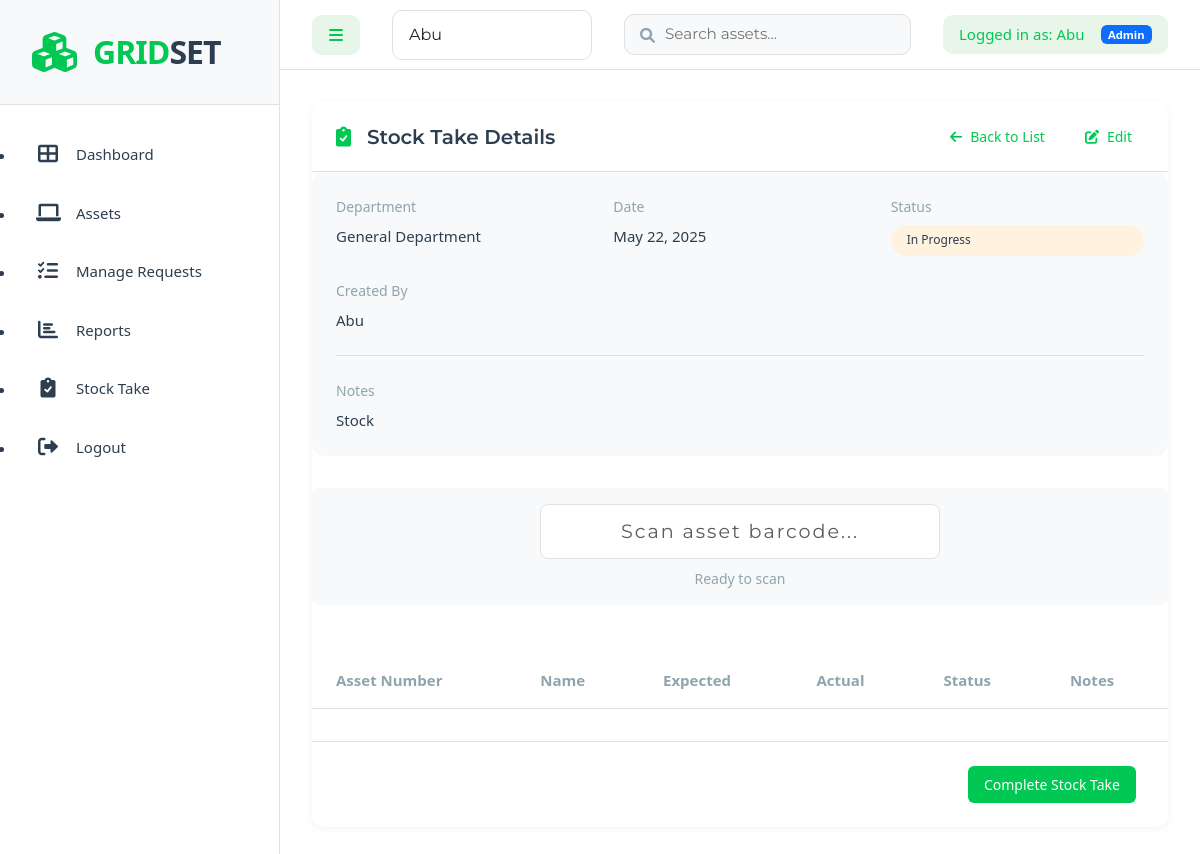
The page /stock-take/1/ (signed in) on the database its author committed.
### assets/models.py (models this page shows, shortened)
class StockTake(models.Model):
    STATUS_CHOICES = [
        ('in_progress', 'In Progress'),
        ('completed', 'Completed'),
        ('discrepancy', 'Discrepancy Found')
    ]
    date = models.DateField(auto_now_add=True)
    department = models.ForeignKey(Department, on_delete=models.CASCADE)
    status = models.CharField(max_length=20, choices=STATUS_CHOICES, default='in_progress')
    notes = models.TextField(blank=True)
    created_by = models.ForeignKey(User, on_delete=models.CASCADE)
    created_at = models.DateTimeField(auto_now_add=True)
    updated_at = models.DateTimeField(auto_now=True)
    class Meta:
        ordering = ['-date']

class Department(models.Model):
    name = models.CharField(max_length=100, unique=True)

### assets/views.py (the view, shortened to what this page needs)
# urls.py: path('stock-take/<int:pk>/', views.stock_take_detail, name='stock_take_detail'),
@login_required
@admin_required
def stock_take_detail(request, pk):
    stock_take = get_object_or_404(StockTake, pk=pk)
    items = stock_take.items.all()
    return render(request, 'assets/stock_take_detail.html', {
        'stock_take': stock_take,
        'items': items
    })

### assets/views.py (called while the page is built)
def get_context_data(request):
    context = {}
    if settings.DEBUG:
        context['available_users'] = User.objects.all().order_by('-is_staff', 'username')
        context['debug'] = True
    return context

### assets/templates/assets/stock_take_detail.html (shortened to what this page needs)
{% extends 'assets/base.html' %}
{% block content %}
<div class="content-card">
    <div class="card-header">
        <div class="header-title">
            <i class="fas fa-clipboard-check"></i>
            <h2>Stock Take Details</h2>
        </div>
        <div class="header-actions">
            <a href="{% url 'stock_take_list' %}" class="header-link">
                <i class="fas fa-arrow-left"></i>
                Back to List
            </a>
            {% if stock_take.status == 'in_progress' %}
            <a href="{% url 'stock_take_update' pk=stock_take.pk %}" class="header-link">
                <i class="fas fa-edit"></i>
                Edit
            </a>
            {% endif %}
        </div>
    </div>
    <div class="card-body">
        <div class="stock-take-info">
            <div class="info-grid">
                <div class="info-item">
                    <label>Department</label>
                    <span>{{ stock_take.department.name }}</span>
                </div>
                <div class="info-item">
                    <label>Date</label>
                    <span>{{ stock_take.date }}</span>
                </div>
                <div class="info-item">
                    <label>Status</label>
                    <span class="status-badge status-{{ stock_take.status }}">
                        {{ stock_take.get_status_display }}
                    </span>
                </div>
                <div class="info-item">
                    <label>Created By</label>
                    <span>{{ stock_take.created_by.get_full_name|default:stock_take.created_by.username }}</span>
                </div>
            </div>
            {% if stock_take.notes %}
            <div class="notes-section">
                <label>Notes</label>
                <p>{{ stock_take.notes }}</p>
            </div>
            {% endif %}
        </div>
        {% if stock_take.status == 'in_progress' %}
        <form method="post" class="stock-take-form">
            <div class="barcode-scanner-section">
                <div class="scanner-input-wrapper">
                    <input type="text"
                           id="barcodeInput"
                           class="form-control scanner-input"
                           placeholder="Scan asset barcode..."
                           autocomplete="off">
                    <div class="scanner-status">
                        <span id="scannerStatus" class="status-text">Ready to scan</span>
                    </div>
                </div>
            </div>
            <div class="table-responsive">
                <table class="modern-table">
                    <thead>
                        <tr>
                            <th>Asset Number</th>
                            <th>Name</th>
                            <th>Expected</th>
                            <th>Actual</th>
                            <th>Status</th>
                            <th>Notes</th>
                        </tr>
                    </thead>
                </table>
            </div>
            <div class="form-actions">
                <button type="submit" class="btn btn-primary">Complete Stock Take</button>
            </div>
        </form>
        {% endif %}
    </div>
</div>
{% endblock %}

### assets/templates/assets/base.html (shortened to what this page needs)
{% load static %}
<!DOCTYPE html>
<html lang="en">
<head>
    <link href="https://cdn.jsdelivr.net/npm/bootstrap@5.3.2/dist/css/bootstrap.min.css" rel="stylesheet">
    <link href="https://cdnjs.cloudflare.com/ajax/libs/font-awesome/6.0.0/css/all.min.css" rel="stylesheet">
    <link rel="stylesheet" href="{% static 'styles.css' %}">
</head>
<body>
    <div class="app-wrapper">
        <nav id="sidebar">
            <div class="sidebar-header">
                <div class="logo">
                    <i class="fas fa-cubes logo-icon"></i>
                    <div class="logo-text">
                        <span class="logo-grid">GRID</span><span class="logo-set">SET</span>
                    </div>
                </div>
            </div>
            <ul class="sidebar-menu">
                <li class="{% if request.resolver_match.url_name == 'dashboard' %}active{% endif %}">
                    <a href="{% url 'dashboard' %}">
                        <i class="fas fa-th-large"></i>
                        <span>Dashboard</span>
                    </a>
                </li>
                <li class="{% if request.resolver_match.url_name == 'asset_list' %}active{% endif %}">
                    <a href="{% url 'asset_list' %}">
                        <i class="fas fa-laptop"></i>
                        <span>Assets</span>
                    </a>
                </li>
                {% if user.is_staff or user.is_superuser %}
                <li class="{% if request.resolver_match.url_name == 'manage_requests' %}active{% endif %}">
                    <a href="{% url 'manage_requests' %}">
                        <i class="fas fa-tasks"></i>
                        <span>Manage Requests</span>
                    </a>
                </li>
                {% endif %}
                <li class="{% if request.resolver_match.url_name == 'reports' %}active{% endif %}">
                    <a href="{% url 'reports' %}">
                        <i class="fas fa-chart-bar"></i>
                        <span>Reports</span>
                    </a>
                </li>
                {% if user.is_staff or user.is_superuser %}
                <li class="{% if request.resolver_match.url_name == 'stock_take_list' %}active{% endif %}">
                    <a href="{% url 'stock_take_list' %}">
                        <i class="fas fa-clipboard-check"></i>
                        <span>Stock Take</span>
                    </a>
                </li>
                {% endif %}
                <li>
                    <a href="{% url 'logout' %}">
                        <i class="fas fa-sign-out-alt"></i>
                        <span>Logout</span>
                    </a>
                </li>
            </ul>
        </nav>
        <div id="main-content">
            <nav class="top-nav">
                <div class="nav-left">
                    <button type="button" id="sidebarCollapse" class="btn">
                        <i class="fas fa-bars"></i>
                    </button>
                    {% if debug %}
                        <div class="user-switcher">
                            <form method="post" action="{% url 'switch_user' %}" class="user-switcher-form">
                                <select name="user_id" class="form-select" onchange="this.form.submit()">
                                    {% for user in available_users %}
                                        <option value="{{ user.id }}" {% if user == request.user %}selected{% endif %}>
                                            {{ user.get_full_name|default:user.username }}
                                        </option>
                                    {% endfor %}
                                </select>
                            </form>
                        </div>
                    {% endif %}
                    <div class="search-container">
                        <form method="get" action="{% url 'asset_list' %}" class="search-form">
                            <input
                                type="text"
                                name="q"
                                placeholder="Search assets..."
                                class="search-input"
                                value="{{ search_query|default:'' }}"
                                autocomplete="off"
                            >
                        </form>
                    </div>
                </div>
                <div class="nav-right">
                    <div class="current-user">
                        <span>Logged in as: {{ request.user.get_full_name|default:request.user.username }}</span>
                        {% if request.user.is_staff %}
                            <span class="badge bg-primary">Admin</span>
                        {% endif %}
                    </div>
                </div>
            </nav>
            <div class="content-wrapper">
                {% block content %}
                {% endblock %}
            </div>
        </div>
    </div>
</body>
</html>

### assets/templates/assets/stock_take_detail.html (style rules this page uses)
.stock-take-info { background: #f8f9fa; border-radius: 12px; padding: 1.5rem; margin-bottom: 2rem; }
.info-grid { display: grid; grid-template-columns: repeat(auto-fit, minmax(200px, 1fr)); gap: 1.5rem; }
.info-item { display: flex; flex-direction: column; gap: 0.5rem; }
.info-item label { color: var(--text-muted); font-size: 0.875rem; }
.info-item span { font-weight: 500; color: var(--text-color); }
.notes-section { margin-top: 1.5rem; padding-top: 1.5rem; border-top: 1px solid var(--border-color); }
.notes-section label { color: var(--text-muted); font-size: 0.875rem; margin-bottom: 0.5rem; display: block; }
.notes-section p { margin: 0; color: var(--text-color); }
.header-actions { display: flex; gap: 1rem; }
.form-actions { margin-top: 2rem; display: flex; justify-content: flex-end; }
.status-badge { padding: 0.4rem 1rem; border-radius: 20px; font-size: 0.75rem; font-weight: 500; display: inline-flex; align-items: center; }
.status-in_progress { background: #fff3e0; color: #ef6c00; }
.barcode-scanner-section { margin-bottom: 2rem; padding: 1rem; background: #f8f9fa; border-radius: 8px; }
.scanner-input-wrapper { max-width: 400px; margin: 0 auto; }
.scanner-input { font-size: 1.2rem; padding: 0.75rem 1rem; text-align: center; letter-spacing: 0.1em; }
.scanner-status { margin-top: 0.5rem; text-align: center; }
.status-text { font-size: 0.875rem; color: var(--text-muted); }

### rows shown on the page
StockTake: department.name "General Department", date "May 22, 2025", status "In Progress", created_by.get_full_name "Abu", notes "Stock"

### other values the page prints
{{ request.user.get_full_name|default:request.user.username }} "Abu"
form field user_id "Abu"
